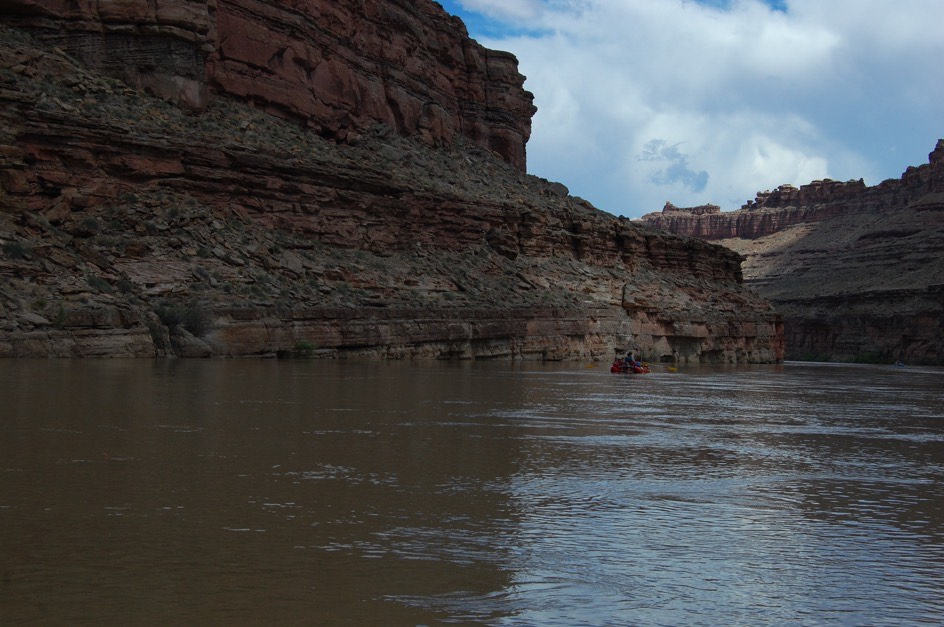
%> input picture Imagenes/img_10.jpeg, 944 x 627 px
$ octave clase_10_ajuste.m   (GNU Octave 9; MATLAB toolbox functions it lacks are replaced by stand-ins)
%> lines starting %> are read from the running program, lines starting %| are printed output that depends on the picture
clc
clear all
close all

img = imread('img_10.jpeg');
%> img is the input picture: size 627x944x3 uint8; mean R, G, B 71.8, 73.3, 74.9
figure(1)
imshow(img)
figure(2)
subplot(3,1,1)
imhist(img(:,:,1))
subplot(3,1,2)
imhist(img(:,:,2))
subplot(3,1,3)
imhist(img(:,:,3))
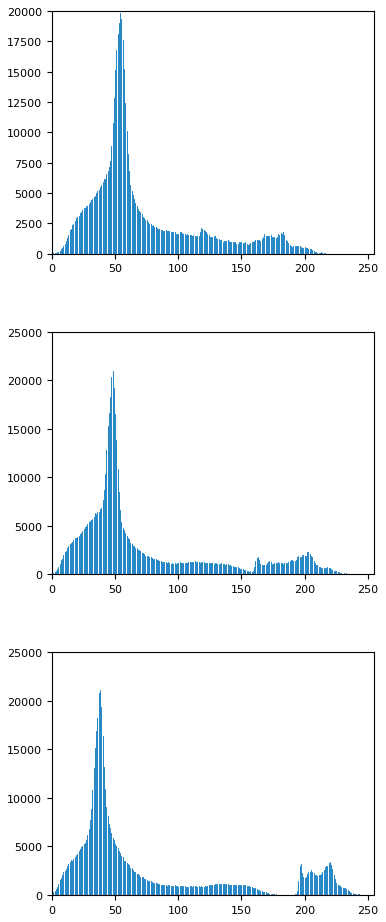
%> figure redrawn from the program's plot data, 3 panels; panel 1: highest point at x = 54, y = 19848; panel 2: highest point at x = 48, y = 20965; panel 3: highest point at x = 38, y = 21162


img = double(img);
%> img: size 627x944x3 double

%% Constantes del modelo
m = min(img(:)); %valor m韓imo
%> m = 0
M = max(img(:)); %valor m醲imo
%> M = 246
factor = 2.0; %Factor del ajuste lineal
% [7 lines of commented-out code are left out]

k = 50; %k y c para modelo exponencial
c = 0.02;


%% Modelos
% [5 lines of commented-out code are left out]
img_mejor = k.*(((1+c).^(img))-1); %Modelo exponencial
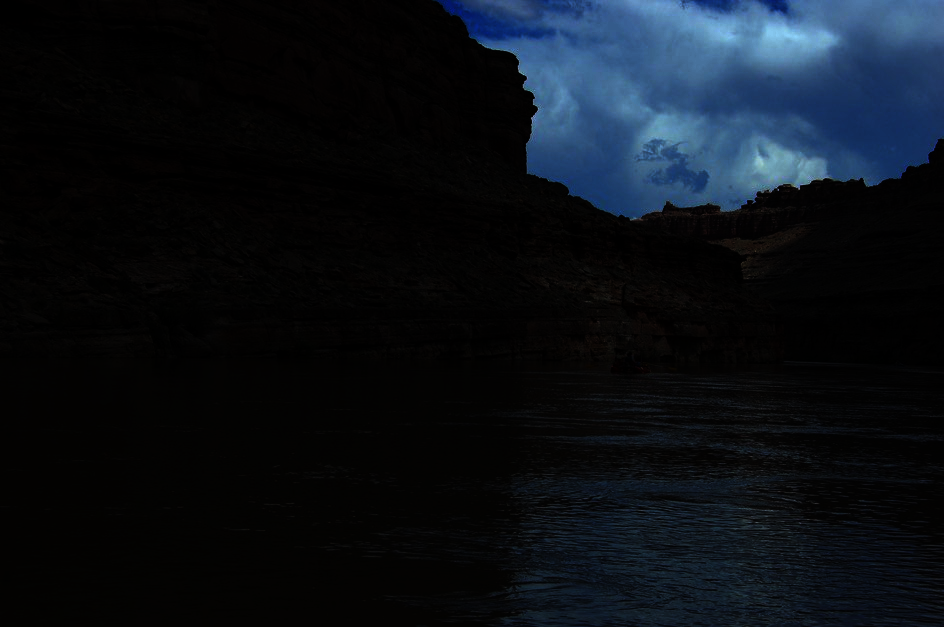
%> img_mejor: size 627x944x3 double; mean R, G, B 297.3, 432.4, 603.7; drawn with min black and max white


%%
img_mejor = uint8(img_mejor);
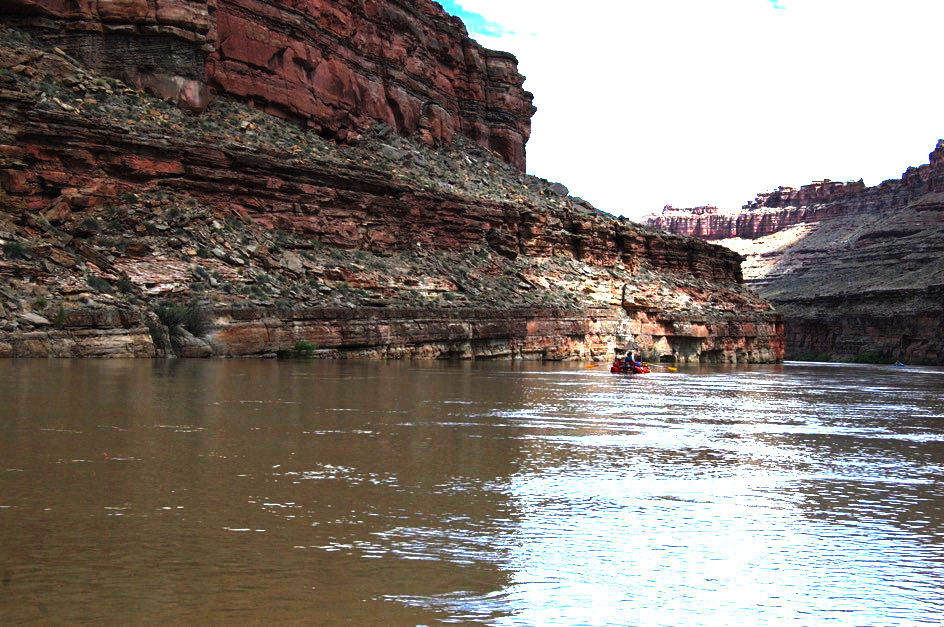
%> img_mejor: size 627x944x3 uint8; mean R, G, B 131.4, 122.2, 116.1
img = uint8(img);

figure(3)
imshow(img_mejor)
figure(4)
subplot(3,1,1)
imhist(img_mejor(:,:,1))
subplot(3,1,2)
imhist(img_mejor(:,:,2))
subplot(3,1,3)
imhist(img_mejor(:,:,3))
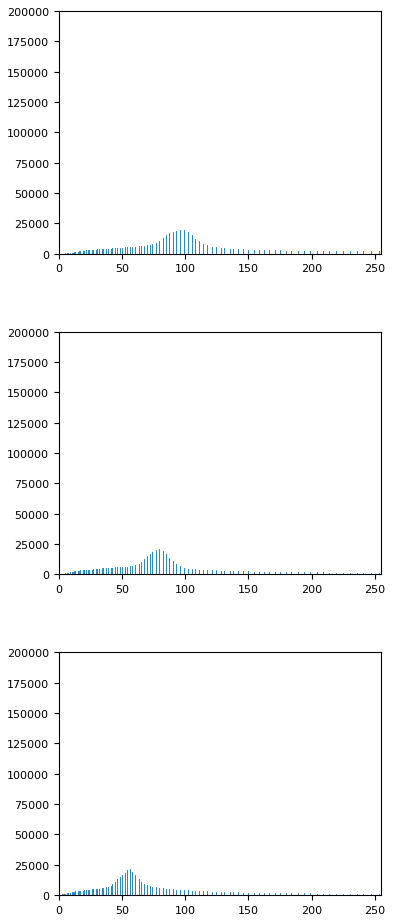
%> figure redrawn from the program's plot data, 3 panels; panel 1: highest point at x = 255, y = 140567; panel 2: highest point at x = 255, y = 149226; panel 3: highest point at x = 255, y = 155031


% img_mejor = histeq(img);
% figure(5)
% imshow(img_mejor)

$ run again, with Imagenes/ajuste_imagen.jpg copied over Imagenes/img_10.jpeg
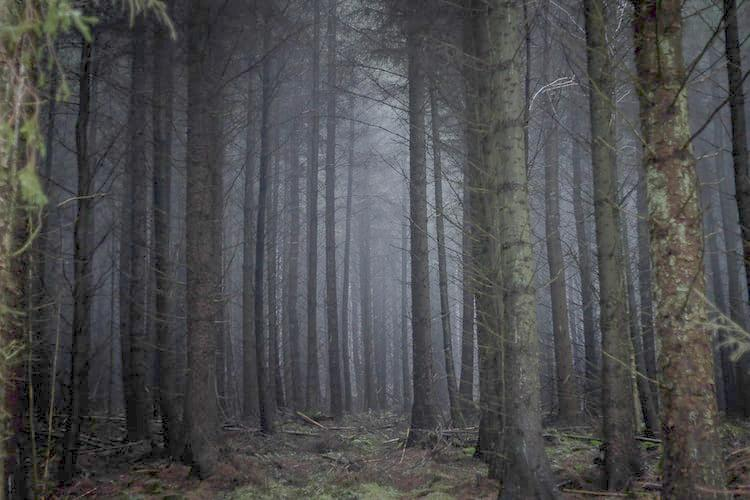
%> input picture Imagenes/ajuste_imagen.jpg, 750 x 500 px
%> img is the input picture: size 500x750x3 uint8; mean R, G, B 76.7, 77, 78.4
%> `imhist(img(:,:,3))`:
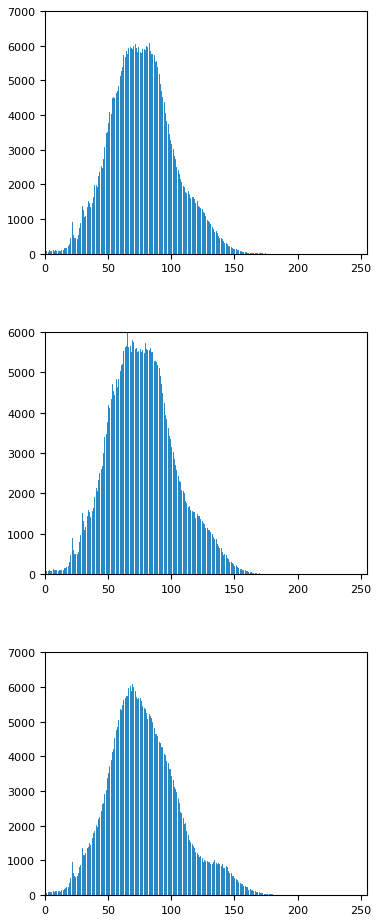
%> figure redrawn from the program's plot data, 3 panels; panel 1: highest point at x = 82, y = 6078; panel 2: highest point at x = 65, y = 5993; panel 3: highest point at x = 69, y = 6091
%> img: size 500x750x3 double
%> m = 0
%> M = 210
%> `imhist(img_mejor(:,:,3))`:
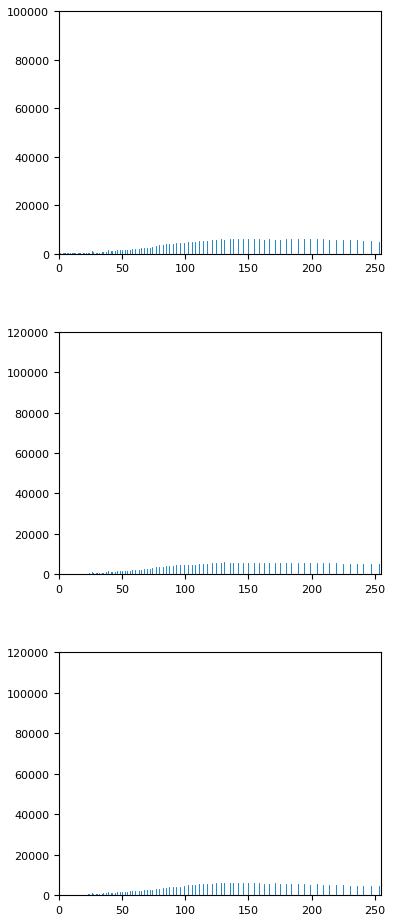
%> figure redrawn from the program's plot data, 3 panels; panel 1: highest point at x = 255, y = 96636; panel 2: highest point at x = 255, y = 101032; panel 3: highest point at x = 255, y = 108201
